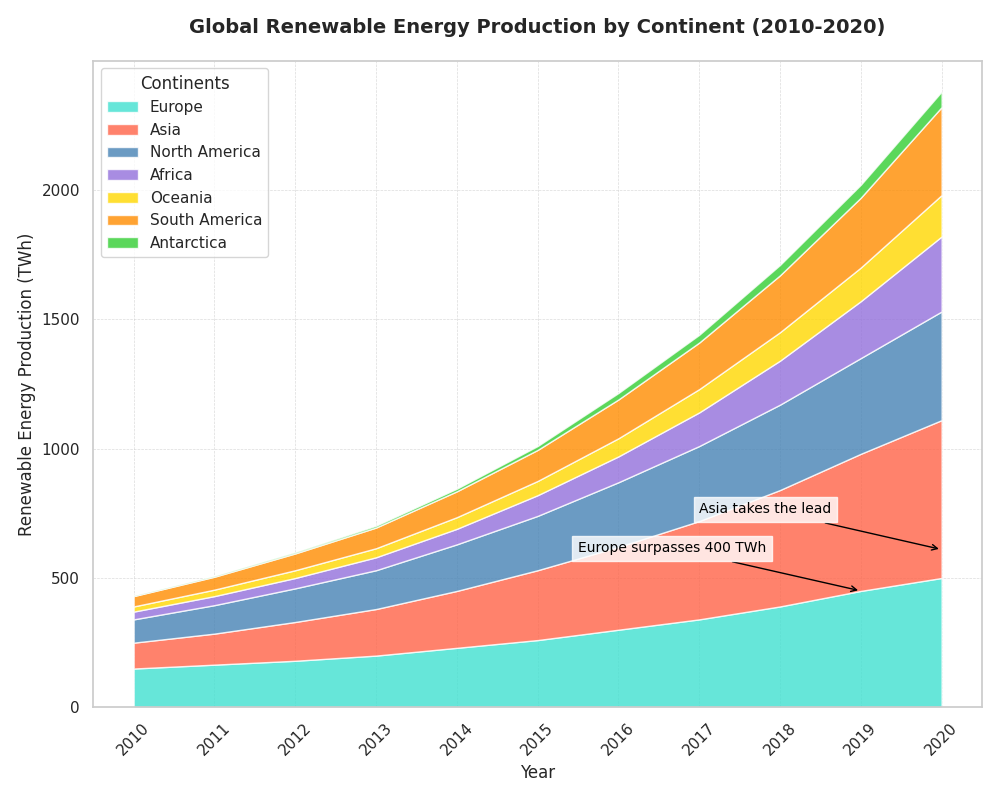

Write the Python code that produced this figure.
import matplotlib.pyplot as plt
import numpy as np

years = np.arange(2010, 2021)
europe_renewables = np.array([150, 165, 180, 200, 230, 260, 300, 340, 390, 450, 500])
asia_renewables = np.array([100, 120, 150, 180, 220, 270, 320, 380, 450, 530, 610])
north_america_renewables = np.array([90, 110, 130, 150, 180, 210, 250, 290, 330, 370, 420])
africa_renewables = np.array([30, 35, 40, 50, 60, 80, 100, 130, 170, 220, 290])
oceania_renewables = np.array([20, 25, 30, 35, 45, 55, 70, 90, 110, 130, 160])
south_america_renewables = np.array([40, 50, 65, 80, 100, 120, 150, 180, 220, 270, 340])
antarctica_renewables = np.array([2, 3, 5, 7, 10, 15, 25, 30, 40, 50, 60])

# Shuffled colors
shuffled_colors = ['#40E0D0', '#FF6347', '#4682B4', '#9370DB', '#FFD700', '#FF8C00', '#32CD32']

fig, ax = plt.subplots(figsize=(10, 8))

ax.stackplot(years, europe_renewables, asia_renewables, north_america_renewables,
             africa_renewables, oceania_renewables, south_america_renewables, antarctica_renewables,
             labels=['Europe', 'Asia', 'North America', 'Africa', 'Oceania', 'South America', 'Antarctica'],
             colors=shuffled_colors, alpha=0.8)

ax.set_title('Global Renewable Energy Production by Continent (2010-2020)', fontsize=14, fontweight='bold', pad=20)
ax.set_xlabel('Year', fontsize=12)
ax.set_ylabel('Renewable Energy Production (TWh)', fontsize=12)
ax.legend(loc='upper left', title='Continents')
ax.grid(True, linestyle='--', linewidth=0.5, alpha=0.7)

ax.annotate('Europe surpasses 400 TWh', xy=(2019, 450), xytext=(2015.5, 600),
            arrowprops=dict(arrowstyle='->', color='black'), color='black', fontsize=10, bbox=dict(facecolor='white', alpha=0.8))

ax.annotate('Asia takes the lead', xy=(2020, 610), xytext=(2017, 750),
            arrowprops=dict(arrowstyle='->', color='black'), color='black', fontsize=10, bbox=dict(facecolor='white', alpha=0.8))

plt.xticks(years, rotation=45)
plt.tight_layout()
plt.show()
